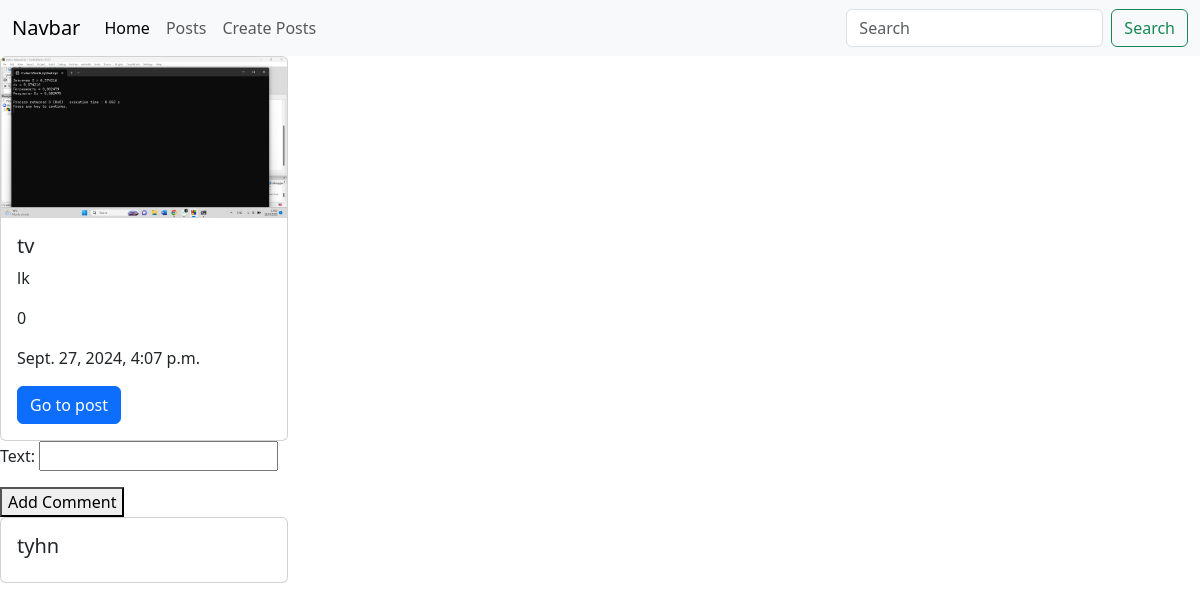
The page /posts/9/ (signed in) on the database its author committed.
### posts/models.py (models this page shows, shortened)
class Post(models.Model):
    image = models.ImageField(blank=True, null=True, upload_to='posts')
    title = models.CharField(max_length=100)
    content = models.TextField(blank=True, null=True)
    rate = models.IntegerField(default=0)
    created_at = models.DateTimeField(auto_now_add=True, null=True)
    updated_at = models.DateTimeField(auto_now=True)
    category = models.ForeignKey(Category, on_delete=models.CASCADE, null=True, blank=True, related_name='posts')
    tags = models.ManyToManyField(Tag,null=True, blank=True)

class Comment(models.Model):
    text = models.CharField(max_length=400)
    post = models.ForeignKey(Post, on_delete=models.CASCADE, related_name='comments')

### posts/views.py (the view, shortened to what this page needs)
# urls.py: path('posts/<int:post_id>/', detail_view, name='detail'),
@login_required(login_url='login')
def detail_view(request, post_id):
    post = Post.objects.get(id=post_id)
    if request.method == "GET":
        form = CommentForm()
        comments = post.comments.all()
        return render(
            request, 'posts/post_detail.html',
            context={'post': post, 'form': form, 'comments': comments}
        )

### posts/forms.py
class CommentForm(forms.ModelForm):
    class Meta:
        model = Comment
        fields = ['text']

### templates/posts/post_detail.html (shortened to what this page needs)
{% extends "base.html" %}
{% load static%}
{%block content%}
<div class="card" style="width: 18rem;">
  {% if post.image %}
  <img src="{{post.image.url}}" class="card-img-top" alt="...">
  {% else %}
   <img src="{% static 'placeholder.png' %}" class="card-img-top" alt="...">
  {% endif %}
  <div class="card-body">
    <h5 class="card-title">{{post.title}}</h5>
    <p class="card-text">{{post.content}}</p>
    <p class="card-text">{{post.rate}}</p>
    <p class="card-text">{{post.created_at}}</p>
    <a href="/posts/{{post.id}}/" class="btn btn-primary">Go to post</a>
  </div>
 </div>
<form action="" method="post">
  {{form.as_p}}
  <button type="submit">Add Comment</button>
</form>
{%for comment in comments%}
<div class="card" style="width: 18rem;">
<div class="card-body">
     <h5 class="card-title">{{comment.text}}</h5>
  </div>
</div>
{%endfor%}
{%endblock%}

### rows shown on the page
Post: image (picture), title "tv", content "lk", rate "0", created_at "Sept. 27, 2024, 4:07 p.m."
Comment: text "tyhn"
